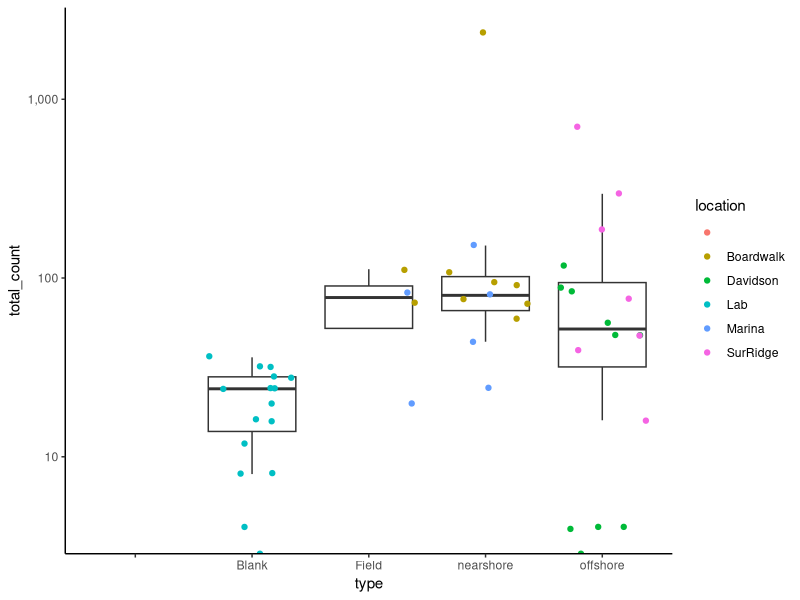

Write the R code that produced this figure.
## ---- chunk 1
library(tidyverse)
SE = function(x){sd(x)/sqrt(sum(!is.na(x)))}  #function to calculate standard error

LK_data <- read.csv("Sample Particle Counts - Sheet2.csv") %>% 
  mutate(ID = str_remove(sampleid, "_."))  #creating new column that removes the underscore and picture number from each ID for grouping
## ---- chunk 2

LK_data_summ <- LK_data %>% 
  group_by(ID) %>% 
  summarise(type = first(Type),
            location = first(Location),
            total_count = sum(Count)*4,
            total_fibers = sum(Fibers)*4,
            total_particles = sum(Particles)*4)


groups_sum <- LK_data_summ %>% 
  group_by(type) %>% 
  summarise(mean_count = mean(total_count),
            SE_count = SE(total_count))

## ---- chunk 3

LK_boxplot <- LK_data_summ %>% 
  filter(type != "other") %>% 
  ggplot() +
  geom_boxplot(aes(type, total_count), outlier.shape = NA) +
  geom_jitter(aes(type, total_count, color = location)) +
  scale_y_log10(labels = scales::comma) +
  theme_classic()
LK_boxplot
